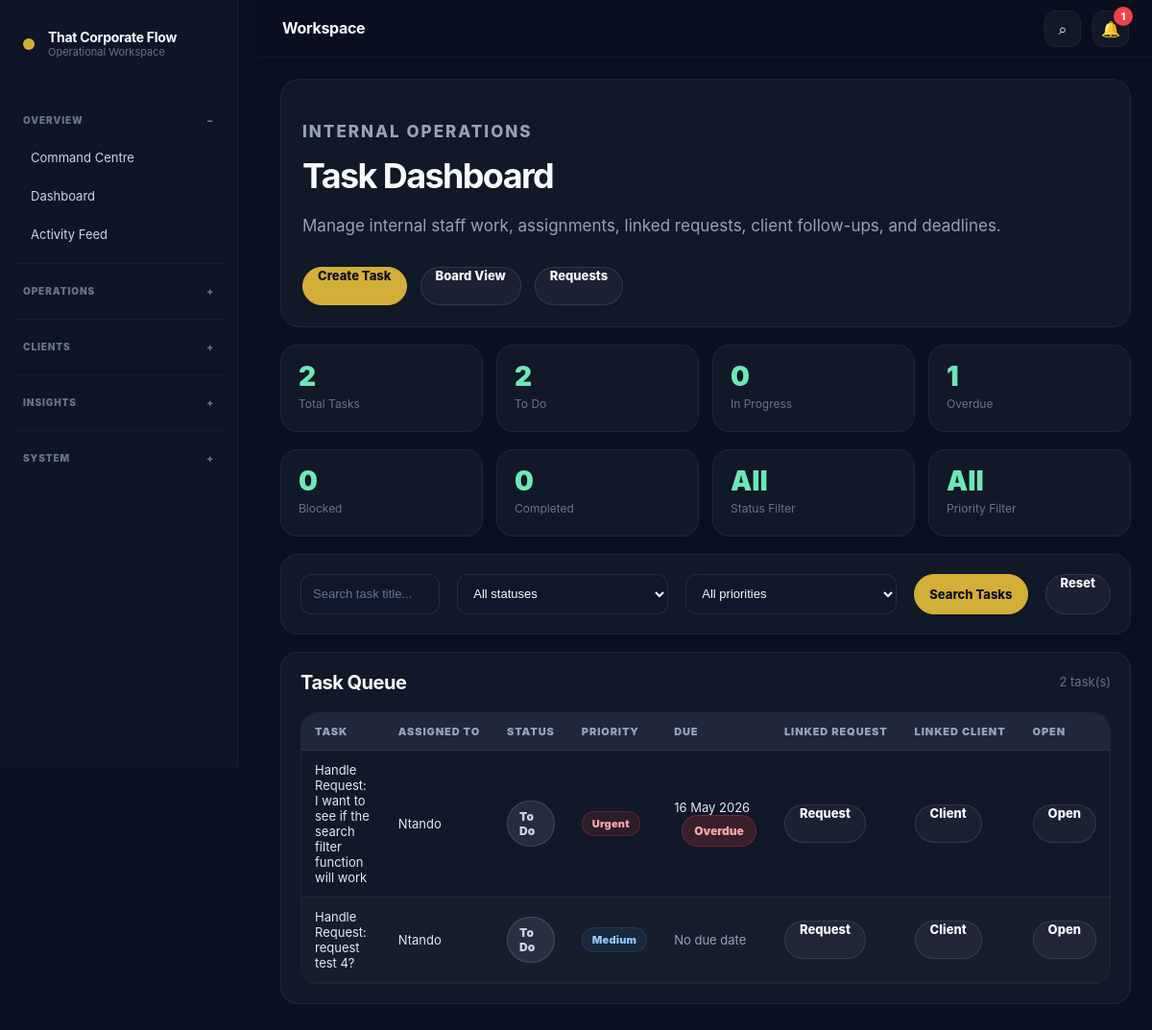
The page /operations/ (signed in) on the database its author committed.
### operations/models.py (models this page shows, shortened)
class InternalTask(models.Model):
    STATUS_CHOICES = [
        ('todo', 'To Do'),
        ('in_progress', 'In Progress'),
        ('blocked', 'Blocked'),
        ('completed', 'Completed'),
        ('cancelled', 'Cancelled'),
    ]
    PRIORITY_CHOICES = TaskTemplate.PRIORITY_CHOICES
    title = models.CharField(max_length=255)
    description = models.TextField(blank=True)
    template = models.ForeignKey(
        TaskTemplate,
        on_delete=models.SET_NULL,
        related_name='tasks',
        blank=True,
        null=True
    )
    assigned_to = models.ForeignKey(
        settings.AUTH_USER_MODEL,
        on_delete=models.SET_NULL,
        related_name='assigned_internal_tasks',
        blank=True,
        null=True
    )
    created_by = models.ForeignKey(
        settings.AUTH_USER_MODEL,
        on_delete=models.SET_NULL,
        related_name='created_internal_tasks',
        blank=True,
        null=True
    )
    linked_request = models.ForeignKey(
        'service_requests.ServiceRequest',
        on_delete=models.SET_NULL,
        related_name='internal_tasks',
        blank=True,
        null=True
    )
    linked_client = models.ForeignKey(
        'clients.ClientFolder',
        on_delete=models.SET_NULL,
        related_name='internal_tasks',
        blank=True,
        null=True
    )
    status = models.CharField(max_length=50, choices=STATUS_CHOICES, default='todo')
    priority = models.CharField(max_length=50, choices=PRIORITY_CHOICES, default='medium')
    due_date = models.DateField(blank=True, null=True)
    completed_at = models.DateTimeField(blank=True, null=True)
    created_at = models.DateTimeField(default=timezone.now)
    updated_at = models.DateTimeField(auto_now=True)
    def is_overdue(self):
        if self.due_date and self.status != 'completed':
            return timezone.now().date() > self.due_date
        return False

### accounts/models.py (models this page shows, shortened)
class CustomUser(AbstractUser):
    ROLE_CHOICES = [
        ('admin', 'Admin'),
        ('operations', 'Operations'),
        ('finance', 'Finance'),
        ('client', 'Client'),
        ('viewer', 'Viewer'),
    ]
    role = models.CharField(
        max_length=50,
        choices=ROLE_CHOICES,
        default='viewer'
    )
    company_name = models.CharField(
        max_length=255,
        blank=True
    )
    phone_number = models.CharField(
        max_length=50,
        blank=True
    )
    must_change_password = models.BooleanField(
        default=False
    )

### operations/views.py (the view)
# urls.py: path('', views.task_dashboard, name='task_dashboard'),
@login_required
def task_dashboard(request):
    status_filter = request.GET.get('status', 'all').strip()
    priority_filter = request.GET.get('priority', 'all').strip()
    search_query = request.GET.get('q', '').strip()
    tasks = get_visible_tasks(request.user).select_related(
        'assigned_to',
        'created_by',
        'linked_request',
        'linked_client',
    ).order_by('-created_at')
    if status_filter != 'all':
        tasks = tasks.filter(status=status_filter)
    if priority_filter != 'all':
        tasks = tasks.filter(priority=priority_filter)
    if search_query:
        tasks = tasks.filter(title__icontains=search_query)
    source = get_visible_tasks(request.user)
    overdue_count = 0
    for task in source:
        if task.is_overdue():
            overdue_count += 1
    stats = {
        'total': source.count(),
        'todo': source.filter(status='todo').count(),
        'in_progress': source.filter(status='in_progress').count(),
        'blocked': source.filter(status='blocked').count(),
        'completed': source.filter(status='completed').count(),
        'overdue': overdue_count,
    }
    pinned_announcements = OperationsAnnouncement.objects.filter(
        is_active=True,
        is_pinned=True
    ).order_by('-created_at')[:3]
    return render(request, 'operations/task_dashboard.html', {
        'tasks': tasks,
        'stats': stats,
        'status_filter': status_filter,
        'priority_filter': priority_filter,
        'search_query': search_query,
        'status_choices': InternalTask.STATUS_CHOICES,
        'priority_choices': InternalTask.PRIORITY_CHOICES,
        'can_manage_tasks': can_manage_tasks(request.user),
        'pinned_announcements': pinned_announcements,
    })

### accounts/permissions.py (called while the page is built)
def is_admin(user):
    return user.is_authenticated and (
        user.is_superuser or
        user.is_staff or
        get_user_role(user) == 'admin'
    )

def can_manage_all_folders(user):
    return is_admin(user) or is_operations(user) or is_finance(user)

### notifications/context_processors.py (called while the page is built)
def unread_notifications(request):
    if request.user.is_authenticated:
        count = request.user.notifications.filter(is_read=False).count()
    else:
        count = 0
    return {
        'unread_notification_count': count,
    }

### operations/views.py (called while the page is built)
def can_manage_tasks(user):
    return can_manage_all_folders(user)

def get_visible_tasks(user):
    if can_manage_tasks(user):
        return InternalTask.objects.all()
    return InternalTask.objects.filter(assigned_to=user)

### templates/operations/task_dashboard.html (shortened to what this page needs)
﻿{% extends 'base.html' %}
{% block content %}
<section class='page-header'>
    <p class='eyebrow'>Internal Operations</p>
    <h2>Task Dashboard</h2>
    <p>
        Manage internal staff work, assignments, linked requests, client follow-ups, and deadlines.
    </p>
    <div class='hero-actions'>
        {% if can_manage_tasks %}
            <a class='btn primary' href='{% url "create_task" %}'>
                Create Task
            </a>
        {% endif %}
        <a class='btn secondary' href='{% url "task_board" %}'>Board View</a>
        <a class='btn secondary' href='{% url "request_list" %}'>
            Requests
        </a>
    </div>
</section>
<section class='stats-grid'>
    <div class='stat-card'>
        <span>{{ stats.total }}</span>
        <p>Total Tasks</p>
    </div>
    <div class='stat-card'>
        <span>{{ stats.todo }}</span>
        <p>To Do</p>
    </div>
    <div class='stat-card'>
        <span>{{ stats.in_progress }}</span>
        <p>In Progress</p>
    </div>
    <div class='stat-card'>
        <span>{{ stats.overdue }}</span>
        <p>Overdue</p>
    </div>
</section>
<section class='stats-grid'>
    <div class='stat-card'>
        <span>{{ stats.blocked }}</span>
        <p>Blocked</p>
    </div>
    <div class='stat-card'>
        <span>{{ stats.completed }}</span>
        <p>Completed</p>
    </div>
    <div class='stat-card'>
        <span>{{ status_filter|title }}</span>
        <p>Status Filter</p>
    </div>
    <div class='stat-card'>
        <span>{{ priority_filter|title }}</span>
        <p>Priority Filter</p>
    </div>
</section>
<section class='panel'>
    <form method='get' class='document-filter-form'>
        <input
            class='form-control'
            type='text'
            name='q'
            value='{{ search_query }}'
            placeholder='Search task title...'
        >
        <select class='form-control' name='status'>
            <option value='all' {% if status_filter == 'all' %}selected{% endif %}>
                All statuses
            </option>
        </select>
        <select class='form-control' name='priority'>
            <option value='all' {% if priority_filter == 'all' %}selected{% endif %}>
                All priorities
            </option>
        </select>
        <button class='btn primary' type='submit'>
            Search Tasks
        </button>
        <a class='btn secondary' href='{% url "task_dashboard" %}'>
            Reset
        </a>
    </form>
</section>
<section class='panel'>
    <div class='panel-header'>
        <h3>Task Queue</h3>
        <p>{{ tasks.count }} task(s)</p>
    </div>
    <div class='table-wrap'>
        <table>
            <thead>
                <tr>
                    <th>Task</th>
                    <th>Assigned To</th>
                    <th>Status</th>
                    <th>Priority</th>
                    <th>Due</th>
                    <th>Linked Request</th>
                    <th>Linked Client</th>
                    <th>Open</th>
                </tr>
            </thead>
            <tbody>
                {% for task in tasks %}
                    <tr>
                        <td>{{ task.title }}</td>
                        <td>
                            {% if task.assigned_to %}
                                {{ task.assigned_to.username }}
                            {% else %}
                                <span class='muted'>Unassigned</span>
                            {% endif %}
                        </td>
                        <td>
                            <span class='task-status task-status-{{ task.status }}'>
                                {{ task.get_status_display }}
                            </span>
                        </td>
                        <td>
                            <span class='priority-badge priority-{{ task.priority }}'>
                                {{ task.get_priority_display }}
                            </span>
                        </td>
                        <td>
                            {% if task.due_date %}
                                {{ task.due_date|date:'d M Y' }}
                                {% if task.is_overdue %}
                                    <span class='overdue-pill'>Overdue</span>
                                {% endif %}
                            {% else %}
                                <span class='muted'>No due date</span>
                            {% endif %}
                        </td>
                        <td>
                            {% if task.linked_request %}
                                <a class='mini-btn' href='{% url "request_detail" task.linked_request.id %}'>
                                    Request
                                </a>
                            {% else %}
                                <span class='muted'>None</span>
                            {% endif %}
                        </td>
                        <td>
                            {% if task.linked_client %}
                                <a class='mini-btn' href='{% url "client_profile" task.linked_client.id %}'>
                                    Client
                                </a>
                            {% else %}
                                <span class='muted'>None</span>
                            {% endif %}
                        </td>
                        <td>
                            <a class='mini-btn' href='{% url "task_detail" task.id %}'>
                                Open
                            </a>
                        </td>
                    </tr>
                {% empty %}
                    <tr>
                        <td colspan='8'>No tasks found.</td>
                    </tr>
                {% endfor %}
            </tbody>
        </table>
    </div>
</section>
{% endblock %}

### static/css/final_cleanup.css (style rules this page uses)
body { background: var(--bg); color: var(--text); }
h2 { font-size: clamp(28px, 3vw, 44px) !important; line-height: 1.08 !important; letter-spacing: -0.04em !important; font-weight: 750 !important; }
h3 { font-size: clamp(20px, 2vw, 28px) !important; line-height: 1.2 !important; letter-spacing: -0.025em !important; }
p { line-height: 1.72; }
.panel, .command-panel, .focus-panel, .settings-panel, .auth-card, .client-flow-card, .public-preview-card, .simple-launcher-card, .focus-kpi-card, .stat-card, .notification-card, .global-result-card, .ai-action-card, .module-card, .kanban-card, .client-delivery-card, .announcement-card { background: var(--panel) !important; border: 1px solid var(--border) !important; box-shadow: none !important; border-radius: 22px !important; }
.panel, .command-panel, .focus-panel, .settings-panel, .auth-card, .client-flow-card, .public-preview-card { padding: 24px !important; }
.btn, .mini-btn, .public-btn, .slack-btn { box-shadow: none !important; }
.btn.primary, .public-btn.primary, .slack-btn.primary { background: var(--gold) !important; color: #0a0f1c !important; border-color: var(--gold) !important; }
.btn.secondary, .public-btn.secondary, .slack-btn.secondary { background: rgba(255,255,255,0.04) !important; color: var(--text) !important; border-color: rgba(255,255,255,0.12) !important; }
input, textarea, select, .form-control { background: rgba(255,255,255,0.045) !important; border: 1px solid rgba(255,255,255,0.08) !important; color: var(--text) !important; border-radius: 14px !important; }

### rows shown on the page
InternalTask: title "Handle Request: I want to see if the search filter function will work", assigned_to.username "Ntando", status "To Do", priority "Urgent", due_date "16 May 2026", shows "Overdue", shows "Client"
InternalTask: title "Handle Request: request test 4?", assigned_to.username "Ntando", status "To Do", priority "Medium", shows "No due date", shows "Client"

### other values the page prints
{{ unread_notification_count }} "1"
{{ stats.total }} "2"
{{ stats.todo }} "2"
{{ stats.in_progress }} "0"
{{ stats.overdue }} "1"
{{ stats.blocked }} "0"
{{ stats.completed }} "0"
{{ status_filter|title }} "All"
{{ priority_filter|title }} "All"
{{ tasks.count }} "2"
